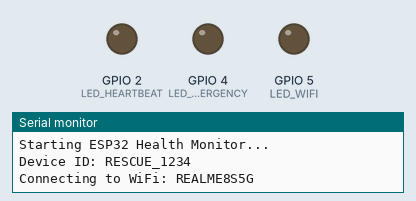
This sketch was run on a simulated ESP32. Parts: output pins drawn as LEDs (lit = HIGH), the last lines printed to the serial monitor. WiFi joins after 1.5 s; servers stay silent unless stated; uploads are accepted with an empty reply; the local clock reads 2024-03-15 10:24:30 at power-on unless the sketch sets it; random numbers use the default seed unless the sketch sets one.

Above: at 0.1 s.
At 1.8 s:
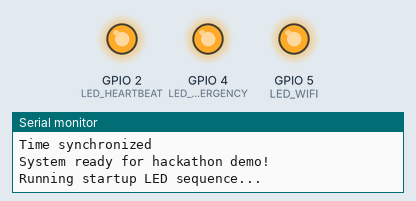
At 2.6 s:
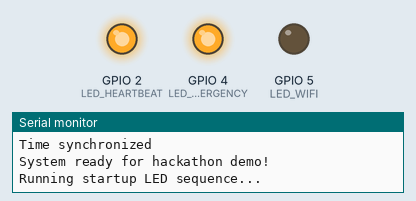
At 3.2 s:
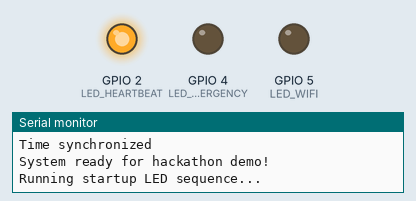
At 4.0 s:
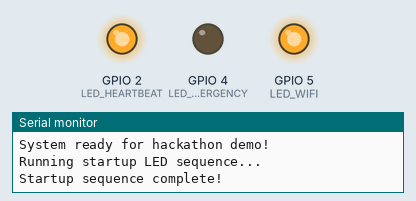
At 38.6 s:
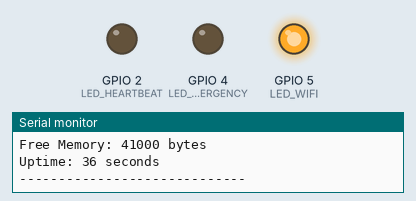
Timing chart, 0 to 40.0 s (numbered marks = the images above):
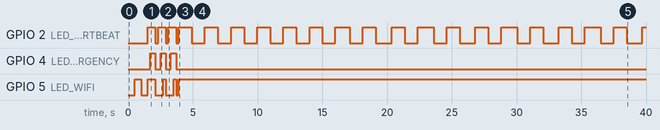

The sketch:

esp32_hackathon_demo.ino
```cpp
/*
 * Rescue.net AI - ESP32 Hackathon Demo Controller
 *
 * This version is optimized for hackathon demonstration
 * Works without physical sensors, generates simulated data
 * Connects to local server for real-time health monitoring
 *
 * Author: Rescue.net AI Team for CIH 2.0
 * Date: June 2025
 * Version: 2.0 (Hackathon Demo)
 */

#include <WiFi.h>
#include <WiFiClient.h>
#include <HTTPClient.h>
#include <ArduinoJson.h>
#include <time.h>

// Network Configuration
const char* WIFI_SSID = "REALME8S5G";
const char* WIFI_PASSWORD = "09876543211";
const char* API_BASE_URL = "http://192.168.1.9:3001";

// Emergency Configuration
const char* EMERGENCY_PHONE = "+919067463863";
const char* EMERGENCY_PHONE_2 = "+918180890990";

// Pin Definitions for LEDs (demo purposes)
#define LED_HEARTBEAT 2
#define LED_EMERGENCY 4
#define LED_WIFI 5

// Demo Data Structure
struct HealthData {
  float heartRate;
  float temperature;
  float bloodPressure;
  float oxygenSaturation;
  bool emergencyDetected;
  unsigned long timestamp;
};

// Global Variables
String deviceId;
HealthData currentHealth;
bool wifiConnected = false;
unsigned long lastDataSend = 0;
unsigned long lastHeartbeat = 0;
int dataCounter = 0;

void setup() {
  Serial.begin(115200);
  Serial.println("=== Rescue.net AI - Hackathon Demo ===");
  Serial.println("Starting ESP32 Health Monitor...");

  // Initialize pins
  pinMode(LED_HEARTBEAT, OUTPUT);
  pinMode(LED_EMERGENCY, OUTPUT);
  pinMode(LED_WIFI, OUTPUT);

  // Generate unique device ID
  uint64_t mac = ESP.getEfuseMac();
  deviceId = "RESCUE_" + String((uint32_t)(mac >> 32), HEX);
  Serial.println("Device ID: " + deviceId);

  // Initialize WiFi
  initWiFi();

  // Initialize time
  if (wifiConnected) {
    configTime(19800, 0, "pool.ntp.org"); // IST timezone
    Serial.println("Time synchronized");
  }

  // Initialize demo health data
  initHealthData();

  Serial.println("System ready for hackathon demo!");
  blinkStartupSequence();
}

void loop() {
  // Heartbeat LED
  if (millis() - lastHeartbeat > 1000) {
    digitalWrite(LED_HEARTBEAT, !digitalRead(LED_HEARTBEAT));
    lastHeartbeat = millis();
  }

  // Check WiFi status
  checkWiFiConnection();

  // Generate and send health data
  if (millis() - lastDataSend > 3000) { // Send every 3 seconds for demo
    generateDemoHealthData();

    if (wifiConnected) {
      sendHealthDataToServer();
    }

    printHealthData();
    lastDataSend = millis();
  }

  // Check for emergency conditions
  checkEmergencyConditions();

  delay(100); // Small delay for stability
}

void initWiFi() {
  Serial.print("Connecting to WiFi: ");
  Serial.println(WIFI_SSID);

  WiFi.begin(WIFI_SSID, WIFI_PASSWORD);

  int attempts = 0;
  while (WiFi.status() != WL_CONNECTED && attempts < 30) {
    delay(500);
    Serial.print(".");
    attempts++;

    // Blink WiFi LED during connection
    digitalWrite(LED_WIFI, !digitalRead(LED_WIFI));
  }

  if (WiFi.status() == WL_CONNECTED) {
    wifiConnected = true;
    digitalWrite(LED_WIFI, HIGH);
    Serial.println();
    Serial.println("WiFi connected successfully!");
    Serial.print("IP address: ");
    Serial.println(WiFi.localIP());
    Serial.print("Signal strength: ");
    Serial.println(WiFi.RSSI());
  } else {
    wifiConnected = false;
    digitalWrite(LED_WIFI, LOW);
    Serial.println();
    Serial.println("WiFi connection failed! Running in offline mode.");
  }
}

void checkWiFiConnection() {
  if (WiFi.status() != WL_CONNECTED && wifiConnected) {
    wifiConnected = false;
    digitalWrite(LED_WIFI, LOW);
    Serial.println("WiFi disconnected! Attempting reconnection...");

    WiFi.reconnect();
    delay(1000);

    if (WiFi.status() == WL_CONNECTED) {
      wifiConnected = true;
      digitalWrite(LED_WIFI, HIGH);
      Serial.println("WiFi reconnected!");
    }
  }
}

void initHealthData() {
  currentHealth.heartRate = 72.0;
  currentHealth.temperature = 36.5;
  currentHealth.bloodPressure = 120.0;
  currentHealth.oxygenSaturation = 98.0;
  currentHealth.emergencyDetected = false;
  currentHealth.timestamp = millis();
}

void generateDemoHealthData() {
  dataCounter++;

  // Simulate realistic health data with some variation
  currentHealth.heartRate = 70 + sin(dataCounter * 0.1) * 10 + random(-5, 6);
  currentHealth.temperature = 36.5 + sin(dataCounter * 0.05) * 0.5 + random(-10, 11) / 100.0;
  currentHealth.bloodPressure = 120 + sin(dataCounter * 0.08) * 15 + random(-8, 9);
  currentHealth.oxygenSaturation = 98 + sin(dataCounter * 0.03) * 1 + random(-1, 2);

  // Simulate occasional emergency scenarios for demo
  if (dataCounter % 50 == 0) { // Every 50 readings (2.5 minutes)
    // Simulate high heart rate
    currentHealth.heartRate = 140 + random(0, 20);
    Serial.println("DEMO: Simulating high heart rate emergency");
  } else if (dataCounter % 73 == 0) { // Different interval
    // Simulate high temperature
    currentHealth.temperature = 38.5 + random(0, 15) / 10.0;
    Serial.println("DEMO: Simulating fever emergency");
  }

  currentHealth.timestamp = millis();
}

void checkEmergencyConditions() {
  bool emergencyDetected = false;
  String emergencyType = "";

  // Check heart rate
  if (currentHealth.heartRate > 120 || currentHealth.heartRate < 50) {
    emergencyDetected = true;
    emergencyType = "Heart Rate Anomaly";
  }

  // Check temperature
  if (currentHealth.temperature > 38.0 || currentHealth.temperature < 35.0) {
    emergencyDetected = true;
    emergencyType = "Temperature Anomaly";
  }

  // Check oxygen saturation
  if (currentHealth.oxygenSaturation < 95) {
    emergencyDetected = true;
    emergencyType = "Low Oxygen Saturation";
  }

  if (emergencyDetected && !currentHealth.emergencyDetected) {
    currentHealth.emergencyDetected = true;
    digitalWrite(LED_EMERGENCY, HIGH);

    Serial.println("========= EMERGENCY DETECTED =========");
    Serial.println("Type: " + emergencyType);
    Serial.println("Heart Rate: " + String(currentHealth.heartRate, 1) + " BPM");
    Serial.println("Temperature: " + String(currentHealth.temperature, 1) + "°C");
    Serial.println("Oxygen Sat: " + String(currentHealth.oxygenSaturation, 1) + "%");
    Serial.println("======================================");

    if (wifiConnected) {
      Serial.println("Emergency data will be sent with next health data transmission");
    }

  } else if (!emergencyDetected && currentHealth.emergencyDetected) {
    currentHealth.emergencyDetected = false;
    digitalWrite(LED_EMERGENCY, LOW);
    Serial.println("Emergency condition resolved");
  }
}

void sendHealthDataToServer() {
  if (!wifiConnected) return;

  HTTPClient http;
  http.begin(String(API_BASE_URL) + "/api/health-data/device-data");
  http.addHeader("Content-Type", "application/json");

  // Create JSON payload
  StaticJsonDocument<300> doc;
  doc["deviceId"] = deviceId;
  doc["patientId"] = "PAT-MC82TKHF-D9J7U";
  doc["timestamp"] = currentHealth.timestamp;
  doc["heartRate"] = currentHealth.heartRate;
  doc["temperature"] = currentHealth.temperature;
  doc["bloodPressure"] = currentHealth.bloodPressure;
  doc["oxygenSaturation"] = currentHealth.oxygenSaturation;
  doc["emergencyDetected"] = currentHealth.emergencyDetected;
  doc["source"] = "ESP32_WEARABLE";

  String jsonString;
  serializeJson(doc, jsonString);

  int httpResponseCode = http.POST(jsonString);

  if (httpResponseCode > 0) {
    String response = http.getString();
    Serial.println("Data sent successfully! Response: " + String(httpResponseCode));

    if (httpResponseCode == 200) {
      // Server might send back AI predictions
      StaticJsonDocument<200> responseDoc;
      if (deserializeJson(responseDoc, response) == DeserializationError::Ok) {
        if (responseDoc.containsKey("riskLevel")) {
          Serial.println("AI Risk Level: " + String(responseDoc["riskLevel"].as<String>()));
        }
      }
    }
  } else {
    Serial.println("HTTP Error: " + String(httpResponseCode));
    Serial.println("Error: " + http.errorToString(httpResponseCode));
  }

  http.end();
}

void sendEmergencyAlert(String emergencyType) {
  if (!wifiConnected) return;

  HTTPClient http;
  http.begin(String(API_BASE_URL) + "/api/emergency/alert");
  http.addHeader("Content-Type", "application/json");

  // Create emergency alert JSON
  StaticJsonDocument<400> doc;
  doc["deviceId"] = deviceId;
  doc["patientId"] = "DEMO_PATIENT_001";
  doc["emergencyType"] = emergencyType;
  doc["severity"] = "HIGH";
  doc["timestamp"] = currentHealth.timestamp;
  doc["vitals"]["heartRate"] = currentHealth.heartRate;
  doc["vitals"]["temperature"] = currentHealth.temperature;
  doc["vitals"]["bloodPressure"] = currentHealth.bloodPressure;
  doc["vitals"]["oxygenSaturation"] = currentHealth.oxygenSaturation;
  doc["location"]["latitude"] = 23.2599; // Demo coordinates (Bhopal)
  doc["location"]["longitude"] = 77.4126;
  doc["contacts"][0] = EMERGENCY_PHONE;
  doc["contacts"][1] = EMERGENCY_PHONE_2;

  String jsonString;
  serializeJson(doc, jsonString);

  int httpResponseCode = http.POST(jsonString);

  if (httpResponseCode > 0) {
    Serial.println("Emergency alert sent! Response: " + String(httpResponseCode));
  } else {
    Serial.println("Failed to send emergency alert: " + String(httpResponseCode));
  }

  http.end();
}

void printHealthData() {
  Serial.println("--- Health Monitoring Data ---");
  Serial.println("Device: " + deviceId);
  Serial.println("Heart Rate: " + String(currentHealth.heartRate, 1) + " BPM");
  Serial.println("Temperature: " + String(currentHealth.temperature, 1) + "°C");
  Serial.println("Blood Pressure: " + String(currentHealth.bloodPressure, 0) + " mmHg");
  Serial.println("Oxygen Saturation: " + String(currentHealth.oxygenSaturation, 1) + "%");
  Serial.println("Emergency: " + String(currentHealth.emergencyDetected ? "YES" : "NO"));
  Serial.println("WiFi: " + String(wifiConnected ? "Connected" : "Disconnected"));
  Serial.println("Free Memory: " + String(ESP.getFreeHeap()) + " bytes");
  Serial.println("Uptime: " + String(millis() / 1000) + " seconds");
  Serial.println("-----------------------------");
}

void blinkStartupSequence() {
  Serial.println("Running startup LED sequence...");

  // Blink all LEDs in sequence
  for (int i = 0; i < 3; i++) {
    digitalWrite(LED_HEARTBEAT, HIGH);
    delay(200);
    digitalWrite(LED_EMERGENCY, HIGH);
    delay(200);
    digitalWrite(LED_WIFI, HIGH);
    delay(200);

    digitalWrite(LED_HEARTBEAT, LOW);
    digitalWrite(LED_EMERGENCY, LOW);
    digitalWrite(LED_WIFI, LOW);
    delay(200);
  }

  // Set initial states
  digitalWrite(LED_WIFI, wifiConnected ? HIGH : LOW);
  digitalWrite(LED_EMERGENCY, LOW);

  Serial.println("Startup sequence complete!");
}
```

Measured:
- by itself, GPIO 2 (LED_HEARTBEAT): HIGH → LOW at 2.1 s, → HIGH 0.20 s later, → LOW 0.60 s later, → HIGH 0.20 s later, … (40 changes in this stretch)
